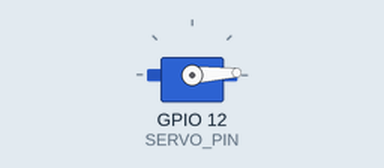
Recording of a sketch running on a simulated ESP32. Shown: servo. What the sketch prints to the serial monitor is not drawn.

Above: at 0.05 s.
At 1.4 s:
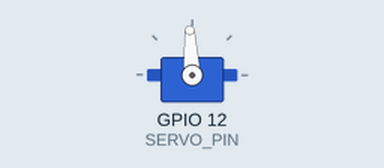
At 2.8 s:
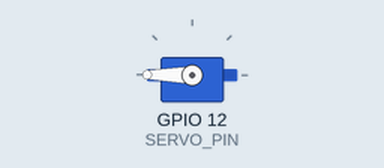
At 5.6 s:
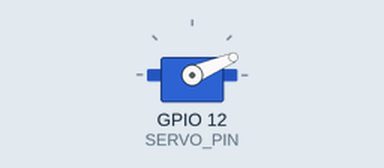
Timing chart, 0 to 8.4 s (numbered marks = the images above):
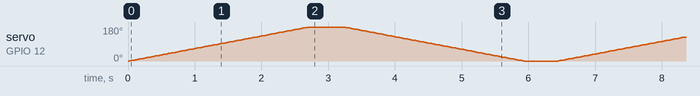

The sketch:

Servo_Motor.ino
```cpp
/**
 * A1 — SG90 Servo Motor
 * ======================
 * Board : AI Thinker ESP32-CAM
 * Lib   : ESP32Servo (install via Library Manager)
 *
 * Wiring:
 *   Servo Red (VCC)    → 5V
 *   Servo Brown (GND)  → GND
 *   Servo Orange (SIG) → GPIO 12
 *
 * Range: 0°–180°. PWM: 50 Hz, 1 ms (0°) to 2 ms (180°).
 */
#include <ESP32Servo.h>

#define SERVO_PIN 12
Servo myServo;

void setup() {
  Serial.begin(115200);
  myServo.attach(SERVO_PIN, 500, 2500); // min/max pulse µs
  Serial.println("=== SG90 Servo Motor ===");
}

void loop() {
  // Sweep 0→180°
  Serial.println("Sweeping 0° → 180°");
  for (int pos = 0; pos <= 180; pos++) {
    myServo.write(pos);
    delay(15);
  }
  delay(500);
  // Sweep 180→0°
  Serial.println("Sweeping 180° → 0°");
  for (int pos = 180; pos >= 0; pos--) {
    myServo.write(pos);
    delay(15);
  }
  delay(500);
}
```
